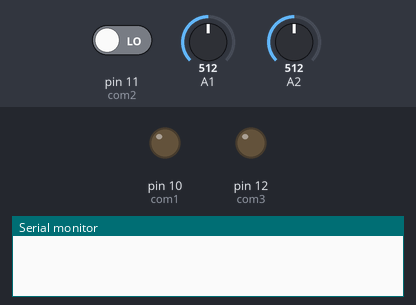
The sketch below on a simulated Arduino Uno, built with avr-gcc and run on an emulated ATmega328P. On the bench: output pins drawn as LEDs (lit = HIGH), the last lines printed to the serial monitor. Inputs (shaded band) come from the test bench; at power-on: pin 11 (com2) LOW, A1 = 512, A2 = 512. Random numbers use the default seed unless the sketch sets one; pins used as bus, display or sensor lines are not drawn.

Above: at 1.2 s.
1.3 s: pin 11 (com2) driven HIGH
At 2.2 s:
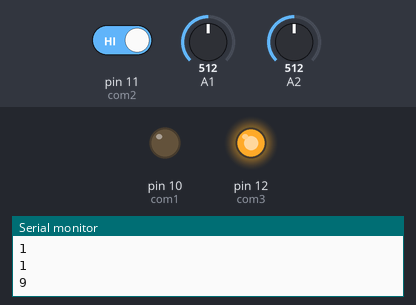
2.8 s: A1 set to 766
5.8 s: A1 set to 780
At 38.35 s:
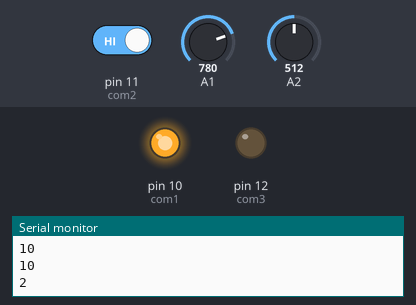
Timing chart, 0 to 39.8 s (numbered marks = the images above; inputs shaded):
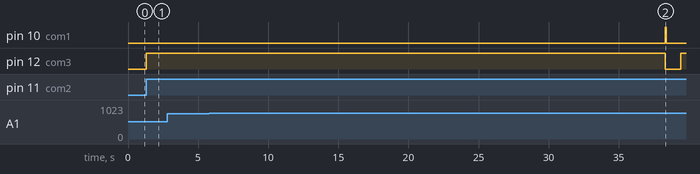

Measured:
- the behaviour switches between 772 and 773 on A1 (found by bisection; images 1 and 2)
- after the input at 1.3 s, pin 12 (com3): LOW → HIGH at once
- after the input at 2.8 s, every drawn part: stays the same

The sketch:

Slave.ino
```cpp
// Slave Arduino \\

//declare variables

//communication variables
int com1 = 10;
int com2 = 11;
int com3 = 12;


//Maze game variables
const int row[] = {2, 3, 4, 9};
const int col[] = {5, 6, 7, 8};
int curcol;
int currow;
int lastmove = 0;
const int level = 2; // needs to be done somewhere else
int curpos;
int blinker;
int curframe[4][4] = {  //default "screen" is set to all off
    {1,1,1,1},
    {1,1,1,1},
    {1,1,1,1},
    {1,1,1,1}        };
long startTime = 0;
bool gameStarted = false;
bool lost = false;

void setup()
{
    //general use & communication
    pinMode(com1, OUTPUT);
    pinMode(com2, INPUT);
  	pinMode(com3, OUTPUT);
    Serial.begin(9600);
	randomSeed(analogRead(A0));
    //for maze game
    for (int i=2;i<10;i++) {pinMode(i, OUTPUT);}
    pinMode(A1, INPUT);
    pinMode(A2, INPUT);
}

void loop()
{
  if(digitalRead(com2) == HIGH) {startGame();} //waits for signal to start maze game
}


void startGame() {
  digitalWrite(com3, HIGH); //signals to mother arduino that game is running
  Serial.println("playing game");
  lost = false;
  gameLoop(); //starts game loop
  delay(1);
  digitalWrite(com3, LOW); //signals to mother arduino that game is done
  Serial.println("Ending game");

}

void gameLoop() {

    //sets up points to light up and starting player position
    int randomdots[6];
  	curpos = random(1,17);
    for (int i=0;i<6;i++) {
    randomdots[i] = random(1,17);
    Serial.println(randomdots[i]);
    curframe[(int)randomdots[i]/4][randomdots[i]%4 - 1] = 0;}
    gameStarted = true;
    startTime = millis();
    while(gameStarted) {
        //check if time is up
        if(millis() - startTime > 30000) {digitalWrite(com1, HIGH);  digitalWrite(com3, LOW); delay(100); lost = true; digitalWrite(com1, LOW);Serial.println(startTime);Serial.println(millis());} //signals -1 life to master arduino and signals game end for slave board

  	    //check time since last movement
  	    if(millis() - lastmove > 500) {
          	movement(); //executes movement

  	    	int completion = 1; //checks if we won
  	    	for (int i=0;i<level;i++) {
        		if(randomdots[i] != 99) {
        		completion = 0;
        	}
  	    }
  	    if (completion == 1 || lost) {gameStarted = false; delay(1000); completion = 0; lost = false;}

        }
  	    //blink current position
  	    if(millis()- blinker > 250) {
          	int x = curframe[curpos/4][curpos%4 - 1];
          	curframe[curpos/4][curpos%4 - 1] = 1 - x;
          	blinker = millis();
        }
        //check if position is on an objective
        for (int i=0;i<level;i++) {
            //replace the random dot with arbitrary value if we hit it
            if(curpos == randomdots[i]) {randomdots[i] = 99;}

        }

        //draw frame
  	    drawFrame(curframe);
    }
}

void movement(){
  //map x input
  int x = map(analogRead(A1), 0, 1023, -100, 100);
  //map y input
  int y = map(analogRead(A2), 0, 1023, -100, 100);

  if (x > 50 && curpos % 4 != 0) {
    //turns off previous position
    curframe[(int)curpos/4][curpos%4 - 1] = 1;

    //changes position
    curpos++;

    //turns on new position
    curframe[(int)curpos/4][curpos%4 - 1] = 0;

    //stores time in ms of last movement
    lastmove = millis();
    }

  if (x < -50 && curpos % 4 != 1) {
    //turns off previous position
    curframe[(int)curpos/4][curpos%4 - 1] = 1;
    //changes position
    curpos--;
    //turns on new position
    curframe[(int)curpos/4][curpos%4 - 1] = 0;
    //stores time in ms of last movement
    lastmove = millis();
  }

  if (y > 50 && curpos <13) {
    //turns off previous position
    curframe[(int)curpos/4][curpos%4 - 1] = 1;

    //changes position
    curpos = curpos +4;

    //turns on new position
    curframe[(int)curpos/4][curpos%4 - 1] = 0;

    //stores time in ms of last movement
    lastmove = millis();
    }
  if (y < -50 && curpos >4) {
    //turns off previous position
    curframe[(int)curpos/4][curpos%4 - 1] = 1;

    //changes position
    curpos = curpos -4;

    //turns on new position
    curframe[(int)curpos/4][curpos%4 - 1] = 0;

    //stores time in ms of last movement
    lastmove = millis();
}}
//draws each frame
void  drawFrame(int frame[4][4]){
  for (int c=0; c<4; c++){
    digitalWrite(col[c], HIGH);
    for (int r = 0; r < 4; r++){
      digitalWrite(row[r], 255*frame[r][c]);
      delayMicroseconds(10);
    }
    for (int r = 0; r < 4; r++){
      digitalWrite(row[r], HIGH);
      delayMicroseconds(10);
    }
    digitalWrite(col[c], LOW);
  }
}
```
